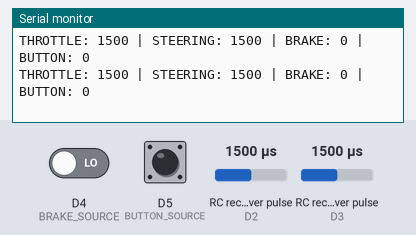
Bench run of a program on a simulated Arduino Nano 33 BLE. Parts: the last lines printed to the serial monitor. Wiring (inferred from the names in the program): 2 × RC receiver channel: data D2 / data D3. Inputs (shaded band) come from the test bench; at power-on: RC receiver pulse (sensors on D2, D3) 1500 µs, D5 (BUTTON_SOURCE) LOW, D4 (BRAKE_SOURCE) LOW.

Above: at 1.2 s.
1.3 s: RC receiver pulse (sensor on D2) set to 1020 µs
At 2.4 s:
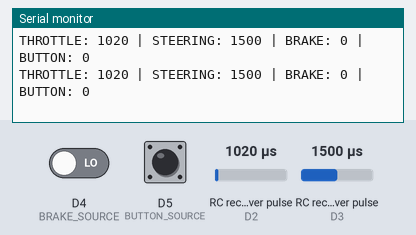
2.8 s: RC receiver pulse (sensor on D3) set to 1020 µs
At 3.8 s:
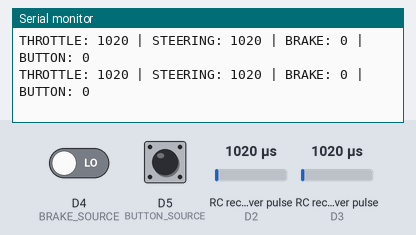
4.3 s: D5 (BUTTON_SOURCE) pulled HIGH for 0.15 s
At 5.4 s:
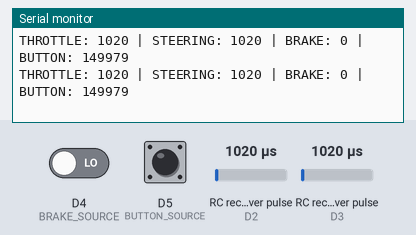
5.9 s: D5 (BUTTON_SOURCE) pulled HIGH for 1 s
8.4 s: RC receiver pulse (sensor on D2) set to 1250 µs
At 9.4 s:
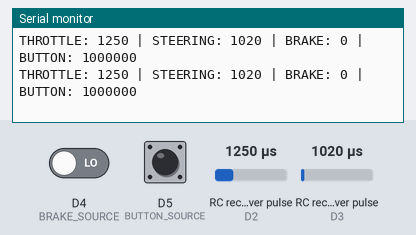
9.9 s: RC receiver pulse (sensor on D3) set to 1250 µs
At 11.0 s:
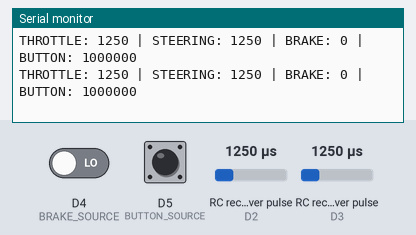
Timing chart, 0 to 12.4 s (numbered marks = the images above; inputs shaded):
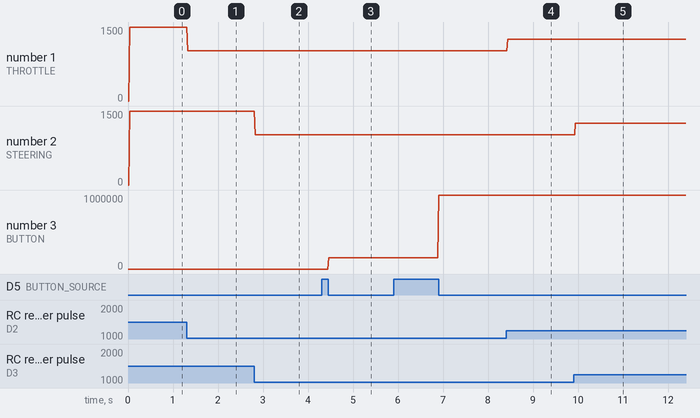

Measured:
- after the input at 1.3 s, the serial monitor: prints a new line at once (image 1)
- after the input at 2.8 s, the serial monitor: prints a new line at once (image 2)
- after the input at 4.3 s, the serial monitor: prints a new line after 0.16 s (image 3)
- after the input at 8.4 s, the serial monitor: prints a new line at once (image 4)
- after the input at 9.9 s, the serial monitor: prints a new line at once (image 5)
- plotted number 1: 1500 → 1020 after the input at 1.3 s, 1020 → 1250 after the input at 8.4 s
- plotted number 3: 0 → 149979 after the input at 4.3 s, 149979 → 1000000 after the input at 5.9 s

The program:

main.cpp
```cpp
/**
 * By Michael Wu on July 9, 2022.
 * reference from https://www.camelsoftware.com/2015/12/25/reading-pwm-signals-from-an-rc-receiver-with-arduino/
 *
 * Please wire up your PWM Inputs on Digital Pins and revise the *_SOURCE fields to the corresponding pin numbers.
 * For example, on Arduino Nano BLE 33
 * https://content.arduino.cc/assets/Pinout-NANOble_latest.png, the pins are D2, D3, D4, D5.
 *
 **/
#include <Arduino.h>
#define THROTTLE_SOURCE 2
#define STEERING_SOURCE 3
#define BRAKE_SOURCE 4
#define BUTTON_SOURCE 5

volatile unsigned long throttle_timer_start;
volatile unsigned long steering_timer_start;
volatile unsigned long brake_timer_start;
volatile unsigned long button_timer_start;

volatile int throttle_last_interrupt_time;
volatile int steering_last_interrupt_time;
volatile int brake_last_interrupt_time;
volatile int button_last_interrupt_time;

volatile int throttle_pulse_time;
volatile int steering_pulse_time;
volatile int brake_pulse_time;
volatile int button_pulse_time;

int output_throttle_pwm = 0;
int output_steering_pwm = 0;

void calcThrottleSignal()
{
  // record the interrupt time so that we can tell if the receiver has a signal from the transmitter
  throttle_last_interrupt_time = micros();
  // if the pin has gone HIGH, record the microseconds since the Arduino started up
  if (digitalRead(THROTTLE_SOURCE) == HIGH)
  {
    throttle_timer_start = micros();
  }
  // otherwise, the pin has gone LOW
  else
  {
    // only worry about this if the timer has actually started
    if (throttle_timer_start != 0)
    {
      // record the pulse time
      throttle_pulse_time = ((volatile int)micros() - throttle_timer_start);
      // restart the timer
      throttle_timer_start = 0;
    }
  }
}

void calcSteeringSignal()
{
  // record the interrupt time so that we can tell if the receiver has a signal from the transmitter
  steering_last_interrupt_time = micros();
  // if the pin has gone HIGH, record the microseconds since the Arduino started up
  if (digitalRead(STEERING_SOURCE) == HIGH)
  {
    steering_timer_start = micros();
  }
  // otherwise, the pin has gone LOW
  else
  {
    // only worry about this if the timer has actually started
    if (steering_timer_start != 0)
    {
      // record the pulse time
      steering_pulse_time = ((volatile int)micros() - steering_timer_start);
      // restart the timer
      steering_timer_start = 0;
    }
  }
}

void calcBrakeSignal()
{
  // record the interrupt time so that we can tell if the receiver has a signal from the transmitter
  brake_last_interrupt_time = micros();
  // if the pin has gone HIGH, record the microseconds since the Arduino started up
  if (digitalRead(BRAKE_SOURCE) == HIGH)
  {
    brake_timer_start = micros();
  }
  // otherwise, the pin has gone LOW
  else
  {
    // only worry about this if the timer has actually started
    if (brake_timer_start != 0)
    {
      // record the pulse time
      brake_pulse_time = ((volatile int)micros() - brake_timer_start);
      // restart the timer
      brake_timer_start = 0;
    }
  }
}

void calcButtonSignal()
{
  // record the interrupt time so that we can tell if the receiver has a signal from the transmitter
  button_last_interrupt_time = micros();
  // if the pin has gone HIGH, record the microseconds since the Arduino started up
  if (digitalRead(BUTTON_SOURCE) == HIGH)
  {
    button_timer_start = micros();
  }
  // otherwise, the pin has gone LOW
  else
  {
    // only worry about this if the timer has actually started
    if (button_timer_start != 0)
    {
      // record the pulse time
      button_pulse_time = ((volatile int)micros() - button_timer_start);
      // restart the timer
      button_timer_start = 0;
    }
  }
}

void printStatus()
{
  Serial.print("THROTTLE: ");
  Serial.print(throttle_pulse_time);

  Serial.print(" | STEERING: ");
  Serial.print(steering_pulse_time);

  Serial.print(" | BRAKE: ");
  Serial.print(brake_pulse_time);

  Serial.print(" | BUTTON: ");
  Serial.println(button_pulse_time);
}

void setup()
{
  throttle_timer_start = 0;
  steering_timer_start = 0;
  brake_timer_start = 0;
  button_timer_start = 0;
  attachInterrupt(THROTTLE_SOURCE, calcThrottleSignal, CHANGE);
  attachInterrupt(STEERING_SOURCE, calcSteeringSignal, CHANGE);
  attachInterrupt(BRAKE_SOURCE, calcBrakeSignal, CHANGE);
  attachInterrupt(BUTTON_SOURCE, calcButtonSignal, CHANGE);

  Serial.begin(115200);
}

void loop()
{
  printStatus();
  if (button_pulse_time > 1500)
  {
    // if button is pressed, use serial inputs
  }
  else
  {
    // if button is not pressed, serial input is ignored, use controller input
    output_throttle_pwm = throttle_pulse_time;
    output_steering_pwm = steering_pulse_time;
  }

  delay(20);
}
```
